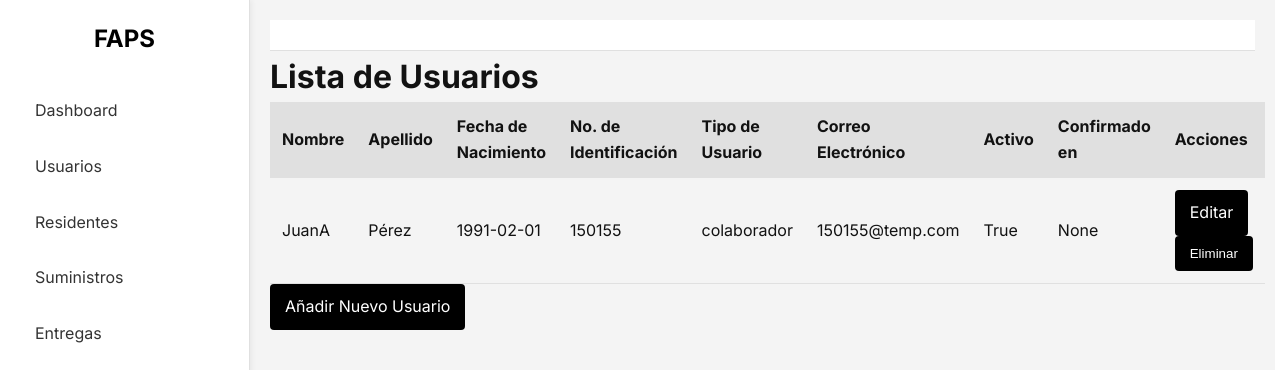
Screenshot of /admin/users with the database file from the repository.
### app/models.py (models this page shows, shortened)
class User(db.Model, UserMixin):
    __tablename__ = 'user'
    __table_args__ = (
        db.UniqueConstraint('email', name='uq_user_email'),
        db.UniqueConstraint('no_identification', name='uq_user_identification'),
    )
    id = db.Column(db.Integer, primary_key=True)
    fs_uniquifier = db.Column(db.String(255), unique=True, nullable=False, default=lambda: str(uuid.uuid4()))
    email = db.Column(db.String(255), nullable=False)
    password = db.Column(db.String(255), nullable=False)
    name = db.Column(db.String(100), nullable=False)
    lastname = db.Column(db.String(100), nullable=False)
    active = db.Column(db.Boolean, default=True)
    confirmed_at = db.Column(db.DateTime)
    birthday_date = db.Column(db.Date, nullable=False)
    no_identification = db.Column(db.Integer, nullable=False)
    type_user = db.Column(db.String(50), nullable=False, default="colaborador")
    roles = db.relationship(
        'Role',
        secondary=roles_users,
        backref=db.backref('users', lazy='dynamic')
    )

### app/routes/user_routes.py (the view)
@user_bp.route('/admin/users')
def list_users():
    users = User.query.all()
    return render_template('list_users.html', users=users)

### app/templates/list_users.html (shortened to what this page needs)
{% extends 'base.html' %}
{% block content %}
<h1>Lista de Usuarios</h1>
<table class="table">
    <thead>
        <tr>
            <th>Nombre</th>
            <th>Apellido</th>
            <th>Fecha de Nacimiento</th>
            <th>No. de Identificación</th>
            <th>Tipo de Usuario</th>
            <th>Correo Electrónico</th>
            <th>Activo</th>
            <th>Confirmado en</th>
            <th>Acciones</th>
        </tr>
    </thead>
    <tbody>
        {% for user in users %}
        <tr>
            <td>{{ user.name }}</td>
            <td>{{ user.lastname }}</td>
            <td>{{ user.birthday_date }}</td>
            <td>{{ user.no_identification }}</td>
            <td>{{ user.type_user }}</td>
            <td>{{ user.email }}</td>
            <td>{{ user.active }}</td>
            <td>{{ user.confirmed_at }}</td>
            <td>
                <a class="btn btn-primary" href="{{ url_for('user_bp.edit_user', id=user.id) }}">Editar</a>
                <form action="{{ url_for('user_bp.delete_user', id=user.id) }}" method="post" style="display:inline;">
                    <button class="btn btn-danger" type="submit">Eliminar</button>
                </form>
            </td>
        </tr>
        {% endfor %}
    </tbody>
</table>
<a class="btn btn-success" href="{{ url_for('user_bp.create_user') }}">Añadir Nuevo Usuario</a>
{% endblock %}

### app/static/css/custom.css (style rules this page uses)
:root { --bg-primary: #f4f4f4; --bg-secondary: #ffffff; --text-primary: #121212; --text-secondary: #333333; --border-color: #e0e0e0; --accent-color: #000000; }
* { margin: 0; padding: 0; box-sizing: border-box; transition: all 0.3s ease; }
body { font-family: 'Inter', -apple-system, BlinkMacSystemFont, 'Segoe UI', 'Roboto', sans-serif; background-color: var(--bg-primary); color: var(--text-primary); line-height: 1.6; }
.table { width: 100%; border-collapse: collapse; }
.table th { background-color: var(--border-color); text-align: left; padding: 12px; border-bottom: 1px solid var(--border-color); }
.table td { padding: 12px; border-bottom: 1px solid var(--border-color); }
.btn { display: inline-block; padding: 10px 15px; background-color: var(--accent-color); color: white; text-decoration: none; border-radius: 4px; border: none; }

### rows the page displays
User: name "JuanA", lastname "Pérez", birthday_date "1991-02-01", no_identification "150155", type_user "colaborador", email "150155@temp.com", active "True", confirmed_at "None"
